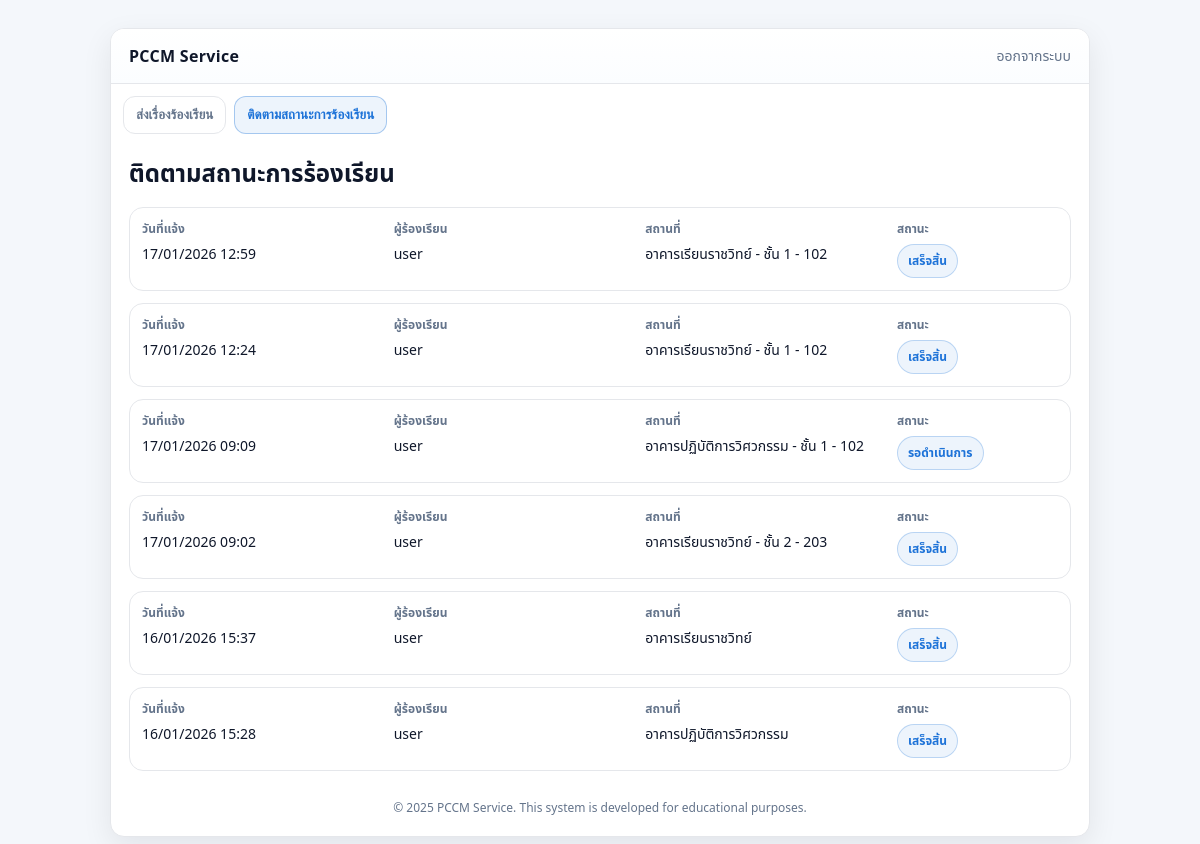
The page /user/track (signed in) on the database its author committed.
### tables this page shows
CREATE TABLE complaints (
    id INTEGER PRIMARY KEY AUTOINCREMENT,
    username TEXT,
    location TEXT,
    description TEXT,
    status TEXT,
    created_at REAL
, item_type TEXT, floor TEXT, room TEXT, attachments TEXT, building TEXT, work_attachments TEXT);

### code.py (the view)
@app.get("/user/track", response_class=HTMLResponse)
def user_track_page(request: Request, authorization: str | None = Header(None)):
    user = get_current_user(request, authorization)
    if user.get("role") != "student":
        return _redirect("/admin")
    conn = db()
    rows = conn.execute(
        """
    SELECT id, created_at, location, status
    FROM complaints
    WHERE username = ?
    ORDER BY created_at DESC
    """,
        (user["sub"],),
    ).fetchall()
    complaints = []
    for r in rows:
        d = dict(r)
        d["created_at_fmt"] = fmt_th_date(d.get("created_at"))
        d["username"] = user["sub"]
        complaints.append(d)
    resp = templates.TemplateResponse(
        "user_track.html",
        {"request": request, "username": user["sub"], "complaints": complaints},
    )
    return _no_store(resp)

### templates/user_track.html (shortened to what this page needs)
<!doctype html>
<html lang="th">
  <head>
    <link rel="stylesheet" href="/static/css/web.css" />
  </head>
  <body>
    <div class="app">
      <div class="card">
        <div class="topbar">
          <div class="brand">PCCM Service</div>
          <a class="link" href="/logout">ออกจากระบบ</a>
        </div>
        <div class="tabs">
          <button class="tab" type="button" id="tabSend">
            ส่งเรื่องร้องเรียน
          </button>
          <button class="tab active" type="button" id="tabTrack">
            ติดตามสถานะการร้องเรียน
          </button>
        </div>
        <div class="content">
          <h2 class="title">ติดตามสถานะการร้องเรียน</h2>
          {% if complaints|length == 0 %}
          <div class="empty">ยังไม่มีรายการร้องเรียน</div>
          {% else %}
          <div id="list" class="list">
            {% for c in complaints %}
            <div class="listItem clickable" data-id="{{ c.id }}">
              <div class="row">
                <div class="col">
                  <div class="label">วันที่แจ้ง</div>
                  <div class="value">{{ c.created_at_fmt }}</div>
                </div>
                <div class="col">
                  <div class="label">ผู้ร้องเรียน</div>
                  <div class="value">{{ c.username }}</div>
                </div>
                <div class="col">
                  <div class="label">สถานที่</div>
                  <div class="value">{{ c.location or "-" }}</div>
                </div>
                <div class="col">
                  <div class="label">สถานะ</div>
                  <div class="badge">{{ c.status or "-" }}</div>
                </div>
              </div>
            </div>
            {% endfor %}
          </div>
          {% endif %}
          <div class="footer">
            © 2025 PCCM Service. This system is developed for educational
            purposes.
          </div>
        </div>
      </div>
    </div>
  </body>
</html>

### static/css/web.css (style rules this page uses)
:root { --primary: #1e73d8; --primary-dark: #155bb0; --bg: #f4f7fb; --card: #ffffff; --text: #0f172a; --muted: #64748b; --border: #e5e7eb; --shadow: 0 10px 30px rgba(2, 8, 23, 0.08); --radius: 14px; }
* { box-sizing: border-box; }
body { margin:0; font-family: system-ui, -apple-system, Segoe UI, Roboto, "Noto Sans Thai", sans-serif; background: var(--bg); color: var(--text); }
a { color: var(--primary); text-decoration: none; }
.app { min-height: 100vh; display:flex; align-items:flex-start; justify-content:center; padding: 28px 14px; }
.card { width: 100%; max-width: 920px; background: var(--card); border-radius: var(--radius); box-shadow: var(--shadow); overflow: hidden; border: 1px solid var(--border); }
.topbar { display:flex; justify-content:space-between; align-items:center; padding: 16px 18px; border-bottom: 1px solid var(--border); background: linear-gradient(180deg, #ffffff, #fbfdff); }
.brand { font-weight: 700; letter-spacing: 0.3px; }
.link { font-size: 14px; color: var(--muted); }
.tabs { display:flex; gap: 8px; padding: 12px 12px 0 12px; background: #fff; }
.tab { border: 1px solid var(--border); background: #fff; color: var(--muted); padding: 10px 12px; border-radius: 12px; cursor: pointer; font-weight: 600; }
.tab.active { color: var(--primary); border-color: rgba(30,115,216,.35); background: rgba(30,115,216,.08); }
.content { padding: 18px; }
.title { margin: 4px 0 14px 0; font-size: 24px; }
.footer { margin-top: 18px; font-size: 12px; color: var(--muted); text-align:center; padding: 10px 0 2px 0; }
.list { display:flex; flex-direction:column; gap: 12px; }
.listItem { border: 1px solid var(--border); border-radius: 14px; padding: 12px; background:#fff; }
.row { display:grid; grid-template-columns: 1.2fr 1.2fr 1.2fr 0.8fr; gap: 10px; }
.col .label { font-size: 12px; color: var(--muted); margin-bottom: 6px; font-weight: 700; }
.col .value { font-size: 14px; }
.badge { display:inline-flex; padding: 7px 10px; border-radius: 999px; border: 1px solid rgba(30,115,216,.25); background: rgba(30,115,216,.08); color: var(--primary); font-weight: 800; font-size: 12px; width: fit-content; }
@media (min-width: 768px) { .card { max-width: 920px; } }
@media (min-width: 1024px) { .card { max-width: 980px; } }

### templates/user_track.html (style rules this page uses)
.listItem.clickable { cursor: pointer; }

### rows shown on the page
complaints: created_at_fmt "17/01/2026 12:59", username "user", location "อาคารเรียนราชวิทย์ - ชั้น 1 - 102", status "เสร็จสิ้น"
complaints: created_at_fmt "17/01/2026 12:24", username "user", location "อาคารเรียนราชวิทย์ - ชั้น 1 - 102", status "เสร็จสิ้น"
complaints: created_at_fmt "17/01/2026 09:09", username "user", location "อาคารปฏิบัติการวิศวกรรม - ชั้น 1 - 102", status "รอดำเนินการ"
complaints: created_at_fmt "17/01/2026 09:02", username "user", location "อาคารเรียนราชวิทย์ - ชั้น 2 - 203", status "เสร็จสิ้น"
complaints: created_at_fmt "16/01/2026 15:37", username "user", location "อาคารเรียนราชวิทย์", status "เสร็จสิ้น"
complaints: created_at_fmt "16/01/2026 15:28", username "user", location "อาคารปฏิบัติการวิศวกรรม", status "เสร็จสิ้น"
